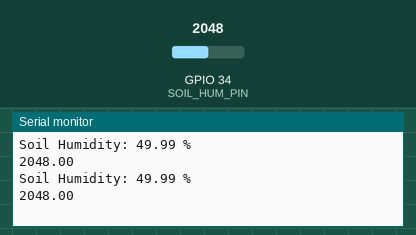
Recording of a sketch running on a simulated ESP32. Shown: the last lines printed to the serial monitor. Inputs (shaded band) come from the test bench; at power-on: GPIO 34 (SOIL_HUM_PIN) = 2048.

Above: at 1.8 s.
1.9 s: GPIO 34 (SOIL_HUM_PIN) set to 2866
At 2.8 s:
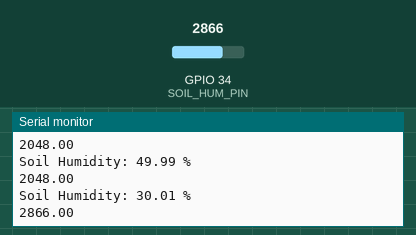
3.4 s: GPIO 34 (SOIL_HUM_PIN) set to 3603
At 4.5 s:
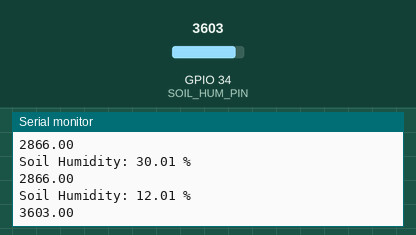
Timing chart, 0 to 6.4 s (numbered marks = the images above; inputs shaded):
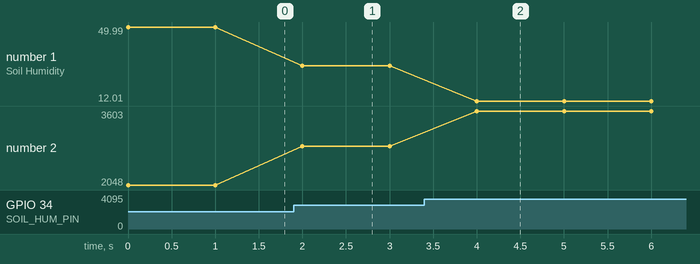

The sketch:

soil_hum_sensor.ino
```cpp
#define SOIL_HUM_PIN 34
#define ADC_MAX_VALUE 4095

float soil_humidity; // in %

void setup() {
  Serial.begin(9600);
}

void loop() {
  float analog_value = analogRead(SOIL_HUM_PIN);
  soil_humidity = (1.0-(analog_value/ADC_MAX_VALUE))*100;
  Serial.print("Soil Humidity: ");
  Serial.print(soil_humidity);
  Serial.println(" %");
  Serial.println(analog_value);
  delay(1000);
}
```

Measured:
- after the input at 1.9 s, the serial monitor: prints a new line after 0.10 s (image 1)
- after the input at 3.4 s, the serial monitor: prints a new line after 0.60 s (image 2)
- plotted number 1: 49.99 → 30.01 after the input at 1.9 s, 30.01 → 12.01 after the input at 3.4 s
- plotted number 2: 2048 → 2866 after the input at 1.9 s, 2866 → 3603 after the input at 3.4 s
